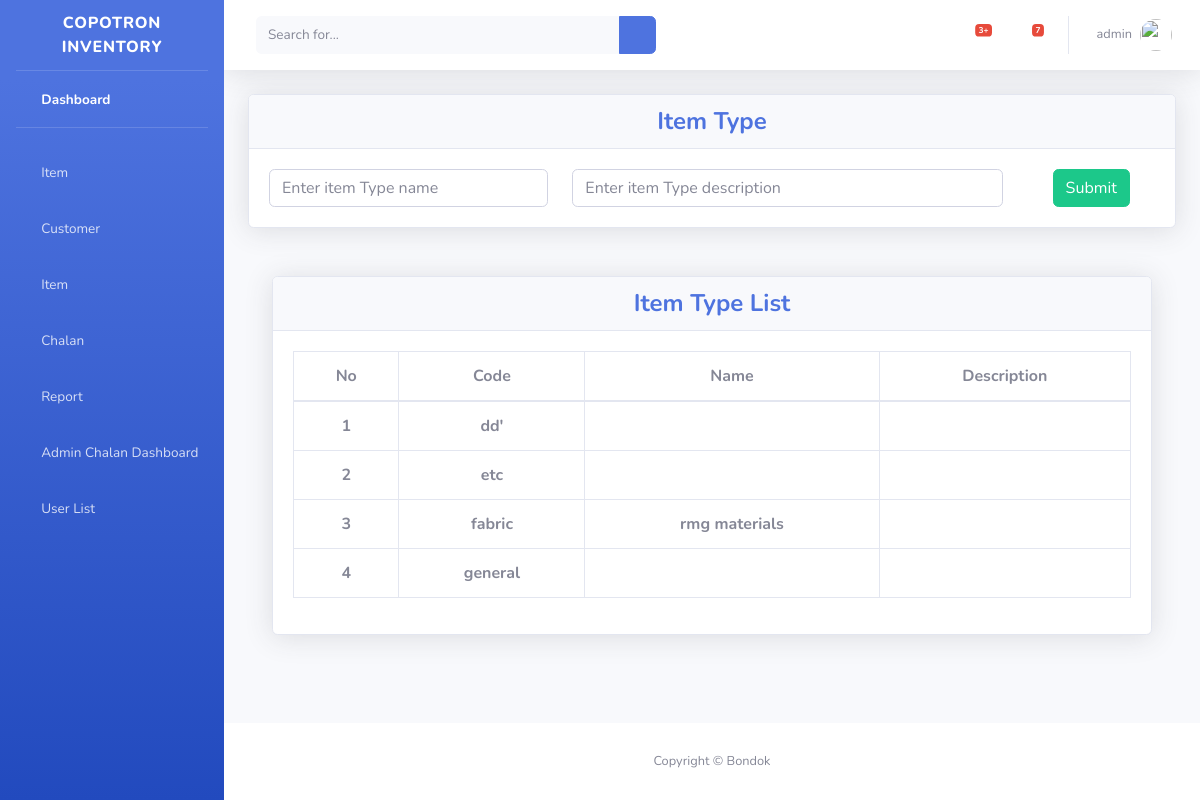
Page /item/item-type (signed in) on the committed database.
### item/models.py (models this page shows, shortened)
class ItemType(models.Model):
    name = models.CharField(max_length=50, null=True, blank=True)
    description = models.TextField(null=True, blank=True)
    class Meta:
        db_table = 'item_type'

### item/views.py (the view, shortened to what this page needs)
# urls.py: path("item-type", views.ItemTypeView.as_view(), name="item-type"),
class ItemTypeView(View):
    form_class = ItemTypeForm
    template_name = "item/item_type.html"
    def get(self, request):
        item_types = ItemType.objects.all().order_by("-id")
        context = {"item_types": item_types}
        return render(request, self.template_name, context)

### item/templates/item/item_type.html (shortened to what this page needs)
{% extends 'base.html' %}
{% load static %}
{% block main %}
<div class="container-fluid">
    <div class="row">
        <div class="col-lg-12 col-md-12 mb-4">
        <div class="card shadow mb-4">
        <div class="card-header py-6" align="center">
            <h4 class="m-0 font-weight-bold text-primary" >Item Type</h4>
        </div>
        <div class="card-body" align="center">
            <form method="POST" id="addUom" action="{% url 'item-type' %}">
                <div class="row">
                    <div class="col-4">
                        <input type="text" name="name"  class="form-control" placeholder="Enter item Type name" required>
                    </div>
                    <div class="col-6">
                        <input type="text" name="description"  class="form-control" placeholder="Enter item Type description">
                    </div>
                    <div class="col-2">
                        <button class="btn btn-success">Submit</button>
                    </div>
                </div>
            </form>
        </div>
        </div>
    </div>
</div>
<div class="container-fluid">
    <div class="row">
        <div class="col-lg-12 col-md-12 mb-4">
            <div class="card shadow mb-4">
            <div class="card-header py-6">
                <h4 class="m-0 font-weight-bold text-center text-primary">Item Type List</h4>
            </div>
            <div class="card-body">
                <div class="table-responsive">
                <table class="table table-bordered text-center" id="dataTable" width="100%" cellspacing="0">
                    <thead>
                    <tr>
                        <th>No</th>
                        <th>Code</th>
                        <th>Name</th>
                        <th>Description</th>
                    </tr>
                    </thead>
                    <tbody>
                        {% for val in item_types %}
                        <tr>
                            <th>{{ forloop.counter }}</th>
                            <th>{{ val.name }}</th>
                            <th>{{ val.description }}</th>
                            <th>{{ val.status }}</th>
                        </tr>
                        {% endfor %}
                    </tbody>
                </table>
                </div>
            </div>
            </div>
        </div>
        </div>
    </div>
</div>
{% endblock %}

### templates/topbar.html (shortened to what this page needs)
{% load static %}
        <nav class="navbar navbar-expand navbar-light bg-white topbar mb-4 static-top shadow">
          <form class="d-none d-sm-inline-block form-inline mr-auto ml-md-3 my-2 my-md-0 mw-100 navbar-search">
            <div class="input-group">
              <input type="text" class="form-control bg-light border-0 small" placeholder="Search for..." aria-label="Search" aria-describedby="basic-addon2">
              <div class="input-group-append">
                <button class="btn btn-primary" type="button">
                  <i class="fas fa-search fa-sm"></i>
                </button>
              </div>
            </div>
          </form>
          <ul class="navbar-nav ml-auto">
            <li class="nav-item dropdown no-arrow mx-1">
              <a class="nav-link dropdown-toggle" href="#" id="alertsDropdown" role="button" data-toggle="dropdown" aria-haspopup="true" aria-expanded="false">
                <i class="fas fa-bell fa-fw"></i>
                <span class="badge badge-danger badge-counter">3+</span>
              </a>
            </li>
            <li class="nav-item dropdown no-arrow mx-1">
              <a class="nav-link dropdown-toggle" href="#" id="messagesDropdown" role="button" data-toggle="dropdown" aria-haspopup="true" aria-expanded="false">
                <i class="fas fa-envelope fa-fw"></i>
                <span class="badge badge-danger badge-counter">7</span>
              </a>
            </li>
            <li class="nav-item dropdown no-arrow">
              <a class="nav-link dropdown-toggle" href="#" id="userDropdown" role="button" data-toggle="dropdown" aria-haspopup="true" aria-expanded="false">
                <span class="mr-2 d-none d-lg-inline text-gray-600 small">{{request.user.username}}</span>
                <img class="img-profile rounded-circle" src="{% static 'img/user.jpg' %}">
              </a>
            </li>
          </ul>
        </nav>

### rows in the picture
ItemType: name "dd'"
ItemType: name "etc"
ItemType: name "fabric", description "rmg materials"
ItemType: name "general"

### other values in the picture
{{ request.user.username }} "admin"
